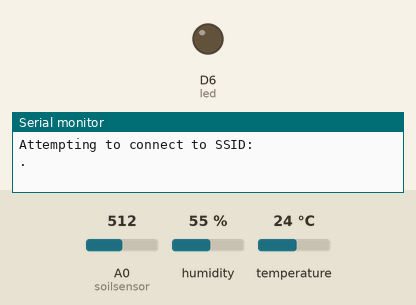
Recording of a sketch running on a simulated ESP8266 (NodeMCU). Parts: output pins drawn as LEDs (lit = HIGH), the last lines printed to the serial monitor. The test bench sets the inputs (shaded band); at power-on: A0 (soilsensor) = 512, humidity 55 %, temperature 24 °C. WiFi joins after 1.5 s; servers stay silent unless stated; random numbers use the default seed unless the sketch sets one; not simulated (calls return 0 or success): secrets.h.

Above: at 0.1 s.
At 5.1 s:
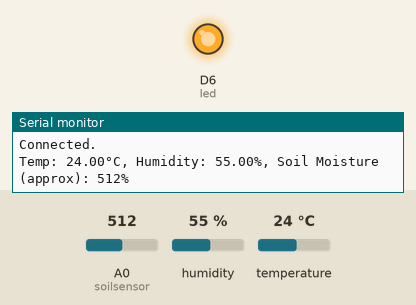
Timing chart, 0 to 6.6 s (numbered marks = the images above):
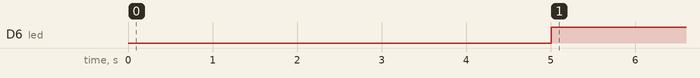

The sketch:

WriteMultipleFields.ino
```cpp
#include <ESP8266WiFi.h>
#include "secrets.h"
#include "ThingSpeak.h" // always include thingspeak header file after other header files and custom macros
#include <DHT.h>  // Include the DHT sensor library for temperature and humidity

#define DHTPIN D5        // The digital pin where DHT11 data pin is connected
#define DHTTYPE DHT22   // Specify the type of DHT sensor used
DHT dht(DHTPIN, DHTTYPE);  // Initialize DHT object with the defined pin and type

#define soilsensor A0
#define led D6

char ssid[] = "Harshini.medagam";   // your network SSID (name)
char pass[] = "harshi17";   // your network password
int keyIndex = 0;            // your network key Index number (needed only for WEP)
WiFiClient  client;

unsigned long myChannelNumber = 3017167;
const char * myWriteAPIKey = "05N8M79USPCEJZGV";

// Initialize our values
int number1 = 0;
int number2 = random(0,100);
int number3 = random(0,100);
int number4 = random(0,100);
String myStatus = "";

void setup() {
  Serial.begin(115200);  // Initialize serial
  while (!Serial) {
    ; // wait for serial port to connect. Needed for Leonardo native USB port only
  }

  WiFi.mode(WIFI_STA);
  ThingSpeak.begin(client);  // Initialize ThingSpeak
  dht.begin();
  pinMode(soilsensor,INPUT);
  pinMode(led,OUTPUT);
}

void loop() {

  // Connect or reconnect to WiFi
  if(WiFi.status() != WL_CONNECTED){
    Serial.print("Attempting to connect to SSID: ");
    Serial.println(SECRET_SSID);
    while(WiFi.status() != WL_CONNECTED){
      WiFi.begin(ssid, pass);  // Connect to WPA/WPA2 network. Change this line if using open or WEP network
      Serial.print(".");
      delay(5000);
    }
    Serial.println("\nConnected.");
  }
   float humidity = dht.readHumidity();

  float temperature = dht.readTemperature();

  // Read analog value from the LDR (light sensor)
  int Soilvalue = analogRead(soilsensor);

  Serial.print("Temp: ");
  Serial.print(temperature);
  Serial.print("°C, ");

  // Print humidity data
  Serial.print("Humidity: ");
  Serial.print(humidity);
  Serial.print("%, ");

  // Print moisture level (based on LDR reading)
  Serial.print("Soil Moisture (approx): ");
  Serial.print(Soilvalue);
  Serial.println("%");
  if(Soilvalue>200){
    digitalWrite(led,HIGH);
    delay(1000);
  }else{
    digitalWrite(led,LOW);
    delay(1000);
  }

  // Wait for 2 seconds before next reading
  delay(2000);

  // set the fields with the values
  ThingSpeak.setField(1, temperature);
  ThingSpeak.setField(2, humidity);
  ThingSpeak.setField(3, Soilvalue);


  // figure out the status message
  if(number1 > number2){
    myStatus = String("field1 is greater than field2");
  }
  else if(number1 < number2){
    myStatus = String("field1 is less than field2");
  }
  else{
    myStatus = String("field1 equals field2");
  }

  // set the status
  ThingSpeak.setStatus(myStatus);

  // write to the ThingSpeak channel
  int x = ThingSpeak.writeFields(myChannelNumber, myWriteAPIKey);
  if(x == 200){
    Serial.println("Channel update successful.");
  }
  else{
    +
    Serial.println("Problem updating channel. HTTP error code " + String(x));
  }

  // change the values
  number1++;
  if(number1 > 99){
    number1 = 0;
  }
  number2 = random(0,100);
  number3 = random(0,100);
  number4 = random(0,100);

  delay(20000); // Wait 20 seconds to update the channel again
}
```

Measured:
- by itself, D6 (led): LOW → HIGH at 5.0 s
